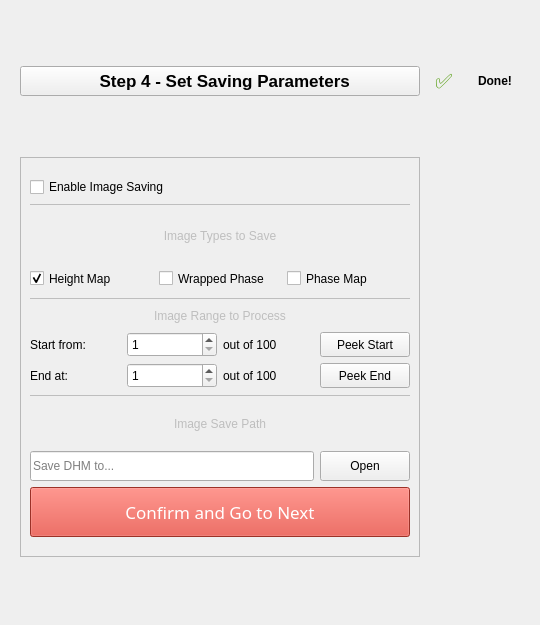
<?xml version="1.0" encoding="UTF-8"?>
<ui version="4.0">
 <class>Form</class>
 <widget class="QWidget" name="Form">
  <property name="geometry">
   <rect>
    <x>0</x>
    <y>0</y>
    <width>540</width>
    <height>625</height>
   </rect>
  </property>
  <property name="windowTitle">
   <string>Form</string>
  </property>
  <layout class="QGridLayout" name="mainLayout">
   <item row="0" column="1">
    <widget class="QLabel" name="label_check">
     <property name="enabled">
      <bool>true</bool>
     </property>
     <property name="maximumSize">
      <size>
       <width>28</width>
       <height>16777215</height>
      </size>
     </property>
     <property name="palette">
      <palette>
       <active>
        <colorrole role="WindowText">
         <brush brushstyle="SolidPattern">
          <color alpha="255">
           <red>78</red>
           <green>154</green>
           <blue>6</blue>
          </color>
         </brush>
        </colorrole>
        <colorrole role="Button">
         <brush brushstyle="SolidPattern">
          <color alpha="255">
           <red>78</red>
           <green>154</green>
           <blue>6</blue>
          </color>
         </brush>
        </colorrole>
        <colorrole role="Light">
         <brush brushstyle="SolidPattern">
          <color alpha="255">
           <red>117</red>
           <green>231</green>
           <blue>9</blue>
          </color>
         </brush>
        </colorrole>
        <colorrole role="Midlight">
         <brush brushstyle="SolidPattern">
          <color alpha="255">
           <red>97</red>
           <green>192</green>
           <blue>7</blue>
          </color>
         </brush>
        </colorrole>
        <colorrole role="Dark">
         <brush brushstyle="SolidPattern">
          <color alpha="255">
           <red>39</red>
           <green>77</green>
           <blue>3</blue>
          </color>
         </brush>
        </colorrole>
        <colorrole role="Mid">
         <brush brushstyle="SolidPattern">
          <color alpha="255">
           <red>52</red>
           <green>103</green>
           <blue>4</blue>
          </color>
         </brush>
        </colorrole>
        <colorrole role="Text">
         <brush brushstyle="SolidPattern">
          <color alpha="255">
           <red>78</red>
           <green>154</green>
           <blue>6</blue>
          </color>
         </brush>
        </colorrole>
        <colorrole role="BrightText">
         <brush brushstyle="SolidPattern">
          <color alpha="255">
           <red>255</red>
           <green>255</green>
           <blue>255</blue>
          </color>
         </brush>
        </colorrole>
        <colorrole role="ButtonText">
         <brush brushstyle="SolidPattern">
          <color alpha="255">
           <red>0</red>
           <green>0</green>
           <blue>0</blue>
          </color>
         </brush>
        </colorrole>
        <colorrole role="Base">
         <brush brushstyle="SolidPattern">
          <color alpha="255">
           <red>255</red>
           <green>255</green>
           <blue>255</blue>
          </color>
         </brush>
        </colorrole>
        <colorrole role="Window">
         <brush brushstyle="SolidPattern">
          <color alpha="255">
           <red>78</red>
           <green>154</green>
           <blue>6</blue>
          </color>
         </brush>
        </colorrole>
        <colorrole role="Shadow">
         <brush brushstyle="SolidPattern">
          <color alpha="255">
           <red>0</red>
           <green>0</green>
           <blue>0</blue>
          </color>
         </brush>
        </colorrole>
        <colorrole role="AlternateBase">
         <brush brushstyle="SolidPattern">
          <color alpha="255">
           <red>166</red>
           <green>204</green>
           <blue>130</blue>
          </color>
         </brush>
        </colorrole>
        <colorrole role="ToolTipBase">
         <brush brushstyle="SolidPattern">
          <color alpha="255">
           <red>255</red>
           <green>255</green>
           <blue>220</blue>
          </color>
         </brush>
        </colorrole>
        <colorrole role="ToolTipText">
         <brush brushstyle="SolidPattern">
          <color alpha="255">
           <red>0</red>
           <green>0</green>
           <blue>0</blue>
          </color>
         </brush>
        </colorrole>
       </active>
       <inactive>
        <colorrole role="WindowText">
         <brush brushstyle="SolidPattern">
          <color alpha="255">
           <red>78</red>
           <green>154</green>
           <blue>6</blue>
          </color>
         </brush>
        </colorrole>
        <colorrole role="Button">
         <brush brushstyle="SolidPattern">
          <color alpha="255">
           <red>78</red>
           <green>154</green>
           <blue>6</blue>
          </color>
         </brush>
        </colorrole>
        <colorrole role="Light">
         <brush brushstyle="SolidPattern">
          <color alpha="255">
           <red>117</red>
           <green>231</green>
           <blue>9</blue>
          </color>
         </brush>
        </colorrole>
        <colorrole role="Midlight">
         <brush brushstyle="SolidPattern">
          <color alpha="255">
           <red>97</red>
           <green>192</green>
           <blue>7</blue>
          </color>
         </brush>
        </colorrole>
        <colorrole role="Dark">
         <brush brushstyle="SolidPattern">
          <color alpha="255">
           <red>39</red>
           <green>77</green>
           <blue>3</blue>
          </color>
         </brush>
        </colorrole>
        <colorrole role="Mid">
         <brush brushstyle="SolidPattern">
          <color alpha="255">
           <red>52</red>
           <green>103</green>
           <blue>4</blue>
          </color>
         </brush>
        </colorrole>
        <colorrole role="Text">
         <brush brushstyle="SolidPattern">
          <color alpha="255">
           <red>78</red>
           <green>154</green>
           <blue>6</blue>
          </color>
         </brush>
        </colorrole>
        <colorrole role="BrightText">
         <brush brushstyle="SolidPattern">
          <color alpha="255">
           <red>255</red>
           <green>255</green>
           <blue>255</blue>
          </color>
         </brush>
        </colorrole>
        <colorrole role="ButtonText">
         <brush brushstyle="SolidPattern">
          <color alpha="255">
           <red>0</red>
           <green>0</green>
           <blue>0</blue>
          </color>
         </brush>
        </colorrole>
        <colorrole role="Base">
         <brush brushstyle="SolidPattern">
          <color alpha="255">
           <red>255</red>
           <green>255</green>
           <blue>255</blue>
          </color>
         </brush>
        </colorrole>
        <colorrole role="Window">
         <brush brushstyle="SolidPattern">
          <color alpha="255">
           <red>78</red>
           <green>154</green>
           <blue>6</blue>
          </color>
         </brush>
        </colorrole>
        <colorrole role="Shadow">
         <brush brushstyle="SolidPattern">
          <color alpha="255">
           <red>0</red>
           <green>0</green>
           <blue>0</blue>
          </color>
         </brush>
        </colorrole>
        <colorrole role="AlternateBase">
         <brush brushstyle="SolidPattern">
          <color alpha="255">
           <red>166</red>
           <green>204</green>
           <blue>130</blue>
          </color>
         </brush>
        </colorrole>
        <colorrole role="ToolTipBase">
         <brush brushstyle="SolidPattern">
          <color alpha="255">
           <red>255</red>
           <green>255</green>
           <blue>220</blue>
          </color>
         </brush>
        </colorrole>
        <colorrole role="ToolTipText">
         <brush brushstyle="SolidPattern">
          <color alpha="255">
           <red>0</red>
           <green>0</green>
           <blue>0</blue>
          </color>
         </brush>
        </colorrole>
       </inactive>
       <disabled>
        <colorrole role="WindowText">
         <brush brushstyle="SolidPattern">
          <color alpha="255">
           <red>39</red>
           <green>77</green>
           <blue>3</blue>
          </color>
         </brush>
        </colorrole>
        <colorrole role="Button">
         <brush brushstyle="SolidPattern">
          <color alpha="255">
           <red>78</red>
           <green>154</green>
           <blue>6</blue>
          </color>
         </brush>
        </colorrole>
        <colorrole role="Light">
         <brush brushstyle="SolidPattern">
          <color alpha="255">
           <red>117</red>
           <green>231</green>
           <blue>9</blue>
          </color>
         </brush>
        </colorrole>
        <colorrole role="Midlight">
         <brush brushstyle="SolidPattern">
          <color alpha="255">
           <red>97</red>
           <green>192</green>
           <blue>7</blue>
          </color>
         </brush>
        </colorrole>
        <colorrole role="Dark">
         <brush brushstyle="SolidPattern">
          <color alpha="255">
           <red>39</red>
           <green>77</green>
           <blue>3</blue>
          </color>
         </brush>
        </colorrole>
        <colorrole role="Mid">
         <brush brushstyle="SolidPattern">
          <color alpha="255">
           <red>52</red>
           <green>103</green>
           <blue>4</blue>
          </color>
         </brush>
        </colorrole>
        <colorrole role="Text">
         <brush brushstyle="SolidPattern">
          <color alpha="255">
           <red>39</red>
           <green>77</green>
           <blue>3</blue>
          </color>
         </brush>
        </colorrole>
        <colorrole role="BrightText">
         <brush brushstyle="SolidPattern">
          <color alpha="255">
           <red>255</red>
           <green>255</green>
           <blue>255</blue>
          </color>
         </brush>
        </colorrole>
        <colorrole role="ButtonText">
         <brush brushstyle="SolidPattern">
          <color alpha="255">
           <red>39</red>
           <green>77</green>
           <blue>3</blue>
          </color>
         </brush>
        </colorrole>
        <colorrole role="Base">
         <brush brushstyle="SolidPattern">
          <color alpha="255">
           <red>78</red>
           <green>154</green>
           <blue>6</blue>
          </color>
         </brush>
        </colorrole>
        <colorrole role="Window">
         <brush brushstyle="SolidPattern">
          <color alpha="255">
           <red>78</red>
           <green>154</green>
           <blue>6</blue>
          </color>
         </brush>
        </colorrole>
        <colorrole role="Shadow">
         <brush brushstyle="SolidPattern">
          <color alpha="255">
           <red>0</red>
           <green>0</green>
           <blue>0</blue>
          </color>
         </brush>
        </colorrole>
        <colorrole role="AlternateBase">
         <brush brushstyle="SolidPattern">
          <color alpha="255">
           <red>78</red>
           <green>154</green>
           <blue>6</blue>
          </color>
         </brush>
        </colorrole>
        <colorrole role="ToolTipBase">
         <brush brushstyle="SolidPattern">
          <color alpha="255">
           <red>255</red>
           <green>255</green>
           <blue>220</blue>
          </color>
         </brush>
        </colorrole>
        <colorrole role="ToolTipText">
         <brush brushstyle="SolidPattern">
          <color alpha="255">
           <red>0</red>
           <green>0</green>
           <blue>0</blue>
          </color>
         </brush>
        </colorrole>
       </disabled>
      </palette>
     </property>
     <property name="font">
      <font>
       <pointsize>15</pointsize>
       <weight>50</weight>
       <bold>false</bold>
       <kerning>true</kerning>
      </font>
     </property>
     <property name="layoutDirection">
      <enum>Qt::RightToLeft</enum>
     </property>
     <property name="text">
      <string>✅</string>
     </property>
     <property name="wordWrap">
      <bool>false</bool>
     </property>
     <property name="margin">
      <number>-1</number>
     </property>
    </widget>
   </item>
   <item row="0" column="0">
    <widget class="QToolButton" name="toggleButton">
     <property name="sizePolicy">
      <sizepolicy hsizetype="Preferred" vsizetype="Preferred">
       <horstretch>0</horstretch>
       <verstretch>0</verstretch>
      </sizepolicy>
     </property>
     <property name="maximumSize">
      <size>
       <width>400</width>
       <height>30</height>
      </size>
     </property>
     <property name="font">
      <font>
       <pointsize>13</pointsize>
       <weight>75</weight>
       <italic>false</italic>
       <bold>true</bold>
      </font>
     </property>
     <property name="text">
      <string>  Step 4 - Set Saving Parameters</string>
     </property>
    </widget>
   </item>
   <item row="0" column="2">
    <widget class="QLabel" name="label_done_text">
     <property name="minimumSize">
      <size>
       <width>0</width>
       <height>0</height>
      </size>
     </property>
     <property name="maximumSize">
      <size>
       <width>40</width>
       <height>16777215</height>
      </size>
     </property>
     <property name="font">
      <font>
       <weight>75</weight>
       <bold>true</bold>
      </font>
     </property>
     <property name="layoutDirection">
      <enum>Qt::RightToLeft</enum>
     </property>
     <property name="text">
      <string>Done!</string>
     </property>
    </widget>
   </item>
   <item row="9" column="0" colspan="3">
    <widget class="QScrollArea" name="contentArea">
     <property name="sizePolicy">
      <sizepolicy hsizetype="Expanding" vsizetype="Expanding">
       <horstretch>0</horstretch>
       <verstretch>1</verstretch>
      </sizepolicy>
     </property>
     <property name="minimumSize">
      <size>
       <width>160</width>
       <height>0</height>
      </size>
     </property>
     <property name="maximumSize">
      <size>
       <width>400</width>
       <height>400</height>
      </size>
     </property>
     <property name="styleSheet">
      <string notr="true"/>
     </property>
     <property name="verticalScrollBarPolicy">
      <enum>Qt::ScrollBarAsNeeded</enum>
     </property>
     <property name="horizontalScrollBarPolicy">
      <enum>Qt::ScrollBarAsNeeded</enum>
     </property>
     <property name="sizeAdjustPolicy">
      <enum>QAbstractScrollArea::AdjustIgnored</enum>
     </property>
     <property name="widgetResizable">
      <bool>true</bool>
     </property>
     <widget class="QWidget" name="Parameter_2">
      <property name="geometry">
       <rect>
        <x>0</x>
        <y>0</y>
        <width>398</width>
        <height>398</height>
       </rect>
      </property>
      <property name="sizePolicy">
       <sizepolicy hsizetype="Preferred" vsizetype="Expanding">
        <horstretch>0</horstretch>
        <verstretch>0</verstretch>
       </sizepolicy>
      </property>
      <property name="styleSheet">
       <string notr="true"/>
      </property>
      <layout class="QVBoxLayout" name="contentLayout">
       <item>
        <layout class="QVBoxLayout" name="verticalLayout_3">
         <property name="topMargin">
          <number>10</number>
         </property>
        </layout>
       </item>
       <item>
        <widget class="QCheckBox" name="checkBox_save_image">
         <property name="text">
          <string>Enable Image Saving</string>
         </property>
         <property name="checkable">
          <bool>true</bool>
         </property>
        </widget>
       </item>
       <item>
        <widget class="Line" name="line_3">
         <property name="enabled">
          <bool>false</bool>
         </property>
         <property name="frameShadow">
          <enum>QFrame::Plain</enum>
         </property>
         <property name="lineWidth">
          <number>0</number>
         </property>
         <property name="orientation">
          <enum>Qt::Horizontal</enum>
         </property>
        </widget>
       </item>
       <item>
        <layout class="QGridLayout" name="gridLayout_4">
         <item row="1" column="0">
          <widget class="QCheckBox" name="checkBox_height">
           <property name="minimumSize">
            <size>
             <width>0</width>
             <height>25</height>
            </size>
           </property>
           <property name="sizeIncrement">
            <size>
             <width>20</width>
             <height>20</height>
            </size>
           </property>
           <property name="baseSize">
            <size>
             <width>0</width>
             <height>0</height>
            </size>
           </property>
           <property name="font">
            <font>
             <weight>50</weight>
             <italic>false</italic>
             <bold>false</bold>
            </font>
           </property>
           <property name="styleSheet">
            <string notr="true"/>
           </property>
           <property name="locale">
            <locale language="English" country="Canada"/>
           </property>
           <property name="text">
            <string>Height Map</string>
           </property>
           <property name="iconSize">
            <size>
             <width>60</width>
             <height>60</height>
            </size>
           </property>
           <property name="checked">
            <bool>true</bool>
           </property>
          </widget>
         </item>
         <item row="1" column="1">
          <widget class="QCheckBox" name="checkBox_wrapped_phase">
           <property name="minimumSize">
            <size>
             <width>0</width>
             <height>25</height>
            </size>
           </property>
           <property name="sizeIncrement">
            <size>
             <width>20</width>
             <height>20</height>
            </size>
           </property>
           <property name="baseSize">
            <size>
             <width>0</width>
             <height>0</height>
            </size>
           </property>
           <property name="font">
            <font>
             <weight>50</weight>
             <italic>false</italic>
             <bold>false</bold>
            </font>
           </property>
           <property name="styleSheet">
            <string notr="true"/>
           </property>
           <property name="locale">
            <locale language="English" country="Canada"/>
           </property>
           <property name="text">
            <string>Wrapped Phase</string>
           </property>
           <property name="iconSize">
            <size>
             <width>60</width>
             <height>60</height>
            </size>
           </property>
          </widget>
         </item>
         <item row="1" column="2">
          <widget class="QCheckBox" name="checkBox_phase">
           <property name="minimumSize">
            <size>
             <width>0</width>
             <height>25</height>
            </size>
           </property>
           <property name="sizeIncrement">
            <size>
             <width>20</width>
             <height>20</height>
            </size>
           </property>
           <property name="baseSize">
            <size>
             <width>0</width>
             <height>0</height>
            </size>
           </property>
           <property name="font">
            <font>
             <weight>50</weight>
             <italic>false</italic>
             <bold>false</bold>
            </font>
           </property>
           <property name="styleSheet">
            <string notr="true"/>
           </property>
           <property name="locale">
            <locale language="English" country="Canada"/>
           </property>
           <property name="text">
            <string>Phase Map</string>
           </property>
           <property name="iconSize">
            <size>
             <width>60</width>
             <height>60</height>
            </size>
           </property>
          </widget>
         </item>
         <item row="0" column="0" colspan="3">
          <widget class="QLabel" name="label_5">
           <property name="enabled">
            <bool>false</bool>
           </property>
           <property name="minimumSize">
            <size>
             <width>0</width>
             <height>20</height>
            </size>
           </property>
           <property name="font">
            <font>
             <weight>50</weight>
             <italic>false</italic>
             <bold>false</bold>
            </font>
           </property>
           <property name="text">
            <string>Image Types to Save</string>
           </property>
           <property name="alignment">
            <set>Qt::AlignCenter</set>
           </property>
          </widget>
         </item>
        </layout>
       </item>
       <item>
        <widget class="Line" name="line">
         <property name="enabled">
          <bool>false</bool>
         </property>
         <property name="frameShadow">
          <enum>QFrame::Plain</enum>
         </property>
         <property name="lineWidth">
          <number>0</number>
         </property>
         <property name="orientation">
          <enum>Qt::Horizontal</enum>
         </property>
        </widget>
       </item>
       <item>
        <layout class="QGridLayout" name="gridLayout_2">
         <item row="2" column="1">
          <widget class="QSpinBox" name="spinBox_range_to">
           <property name="minimumSize">
            <size>
             <width>40</width>
             <height>25</height>
            </size>
           </property>
           <property name="minimum">
            <number>1</number>
           </property>
           <property name="value">
            <number>1</number>
           </property>
          </widget>
         </item>
         <item row="1" column="0">
          <widget class="QLabel" name="label_range_from">
           <property name="text">
            <string>Start from:</string>
           </property>
          </widget>
         </item>
         <item row="1" column="2">
          <widget class="QLabel" name="label_total_img">
           <property name="sizePolicy">
            <sizepolicy hsizetype="Preferred" vsizetype="Preferred">
             <horstretch>0</horstretch>
             <verstretch>0</verstretch>
            </sizepolicy>
           </property>
           <property name="text">
            <string>out of 100</string>
           </property>
          </widget>
         </item>
         <item row="2" column="2">
          <widget class="QLabel" name="label_total_img_2">
           <property name="sizePolicy">
            <sizepolicy hsizetype="Preferred" vsizetype="Preferred">
             <horstretch>0</horstretch>
             <verstretch>0</verstretch>
            </sizepolicy>
           </property>
           <property name="text">
            <string>out of 100</string>
           </property>
          </widget>
         </item>
         <item row="1" column="1">
          <widget class="QSpinBox" name="spinBox_range_from">
           <property name="minimumSize">
            <size>
             <width>40</width>
             <height>25</height>
            </size>
           </property>
           <property name="minimum">
            <number>1</number>
           </property>
           <property name="value">
            <number>1</number>
           </property>
          </widget>
         </item>
         <item row="2" column="0">
          <widget class="QLabel" name="label_range_to">
           <property name="text">
            <string>End at:</string>
           </property>
          </widget>
         </item>
         <item row="2" column="3">
          <widget class="QPushButton" name="pushButton_peek_end">
           <property name="sizePolicy">
            <sizepolicy hsizetype="Minimum" vsizetype="Preferred">
             <horstretch>0</horstretch>
             <verstretch>0</verstretch>
            </sizepolicy>
           </property>
           <property name="maximumSize">
            <size>
             <width>90</width>
             <height>30</height>
            </size>
           </property>
           <property name="text">
            <string>Peek End</string>
           </property>
          </widget>
         </item>
         <item row="1" column="3">
          <widget class="QPushButton" name="pushButton_peek_start">
           <property name="sizePolicy">
            <sizepolicy hsizetype="Minimum" vsizetype="Preferred">
             <horstretch>0</horstretch>
             <verstretch>0</verstretch>
            </sizepolicy>
           </property>
           <property name="maximumSize">
            <size>
             <width>90</width>
             <height>30</height>
            </size>
           </property>
           <property name="text">
            <string>Peek Start</string>
           </property>
          </widget>
         </item>
         <item row="0" column="0" colspan="4">
          <widget class="QLabel" name="label">
           <property name="enabled">
            <bool>false</bool>
           </property>
           <property name="minimumSize">
            <size>
             <width>0</width>
             <height>20</height>
            </size>
           </property>
           <property name="font">
            <font>
             <weight>50</weight>
             <italic>false</italic>
             <bold>false</bold>
            </font>
           </property>
           <property name="text">
            <string>Image Range to Process</string>
           </property>
           <property name="alignment">
            <set>Qt::AlignCenter</set>
           </property>
          </widget>
         </item>
        </layout>
       </item>
       <item>
        <widget class="Line" name="line_2">
         <property name="enabled">
          <bool>false</bool>
         </property>
         <property name="frameShadow">
          <enum>QFrame::Plain</enum>
         </property>
         <property name="lineWidth">
          <number>0</number>
         </property>
         <property name="orientation">
          <enum>Qt::Horizontal</enum>
         </property>
        </widget>
       </item>
       <item>
        <layout class="QGridLayout" name="gridLayout">
         <item row="1" column="1">
          <widget class="QPushButton" name="pushButton_save_add">
           <property name="sizePolicy">
            <sizepolicy hsizetype="Preferred" vsizetype="Preferred">
             <horstretch>0</horstretch>
             <verstretch>0</verstretch>
            </sizepolicy>
           </property>
           <property name="maximumSize">
            <size>
             <width>90</width>
             <height>30</height>
            </size>
           </property>
           <property name="text">
            <string>Open</string>
           </property>
          </widget>
         </item>
         <item row="1" column="0">
          <widget class="QLineEdit" name="lineEdit_save_add">
           <property name="sizePolicy">
            <sizepolicy hsizetype="Preferred" vsizetype="Preferred">
             <horstretch>0</horstretch>
             <verstretch>0</verstretch>
            </sizepolicy>
           </property>
           <property name="maximumSize">
            <size>
             <width>16777215</width>
             <height>36</height>
            </size>
           </property>
           <property name="placeholderText">
            <string>Save DHM to...</string>
           </property>
          </widget>
         </item>
         <item row="0" column="0" colspan="2">
          <widget class="QLabel" name="label_2">
           <property name="enabled">
            <bool>false</bool>
           </property>
           <property name="minimumSize">
            <size>
             <width>0</width>
             <height>20</height>
            </size>
           </property>
           <property name="font">
            <font>
             <weight>50</weight>
             <italic>false</italic>
             <bold>false</bold>
            </font>
           </property>
           <property name="text">
            <string>Image Save Path</string>
           </property>
           <property name="alignment">
            <set>Qt::AlignCenter</set>
           </property>
          </widget>
         </item>
        </layout>
       </item>
       <item>
        <widget class="QPushButton" name="pushButton_Confirm">
         <property name="sizePolicy">
          <sizepolicy hsizetype="Preferred" vsizetype="Maximum">
           <horstretch>0</horstretch>
           <verstretch>0</verstretch>
          </sizepolicy>
         </property>
         <property name="minimumSize">
          <size>
           <width>60</width>
           <height>25</height>
          </size>
         </property>
         <property name="maximumSize">
          <size>
           <width>400</width>
           <height>50</height>
          </size>
         </property>
         <property name="font">
          <font>
           <family>.SF NS Text</family>
           <pointsize>13</pointsize>
           <weight>50</weight>
           <italic>false</italic>
           <bold>false</bold>
          </font>
         </property>
         <property name="focusPolicy">
          <enum>Qt::StrongFocus</enum>
         </property>
         <property name="layoutDirection">
          <enum>Qt::LeftToRight</enum>
         </property>
         <property name="styleSheet">
          <string notr="true">color: rgb(255, 255, 255);
background-color: rgb(219, 68, 55);</string>
         </property>
         <property name="text">
          <string>Confirm and Go to Next</string>
         </property>
        </widget>
       </item>
       <item>
        <layout class="QVBoxLayout" name="verticalLayout_2">
         <property name="topMargin">
          <number>10</number>
         </property>
        </layout>
       </item>
      </layout>
     </widget>
    </widget>
   </item>
  </layout>
 </widget>
 <resources/>
 <connections/>
</ui>
